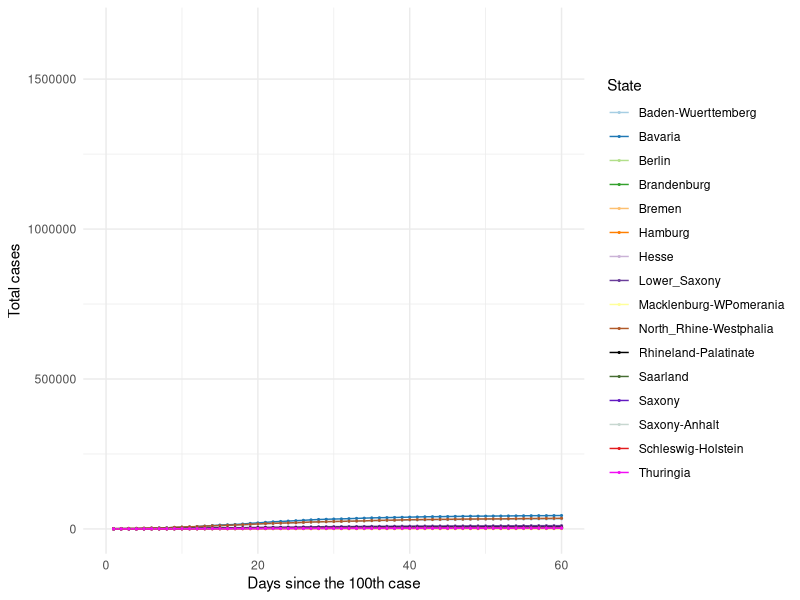
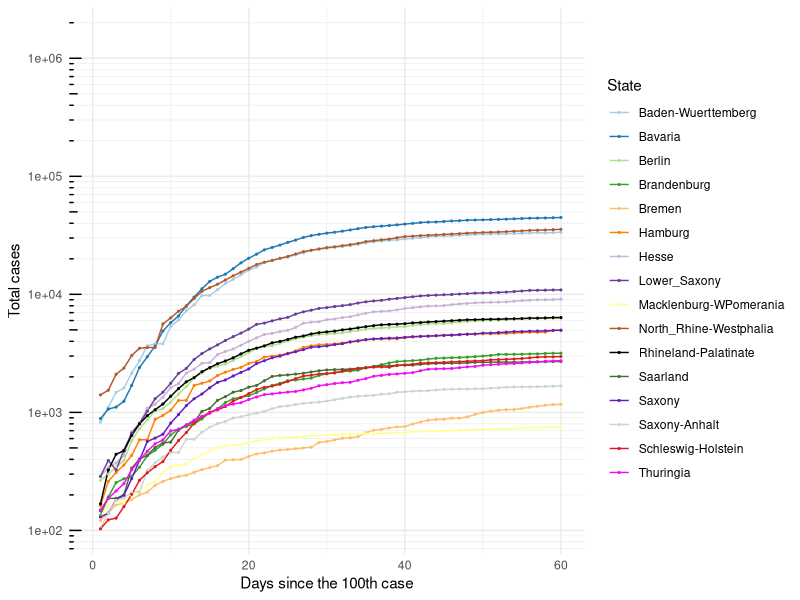
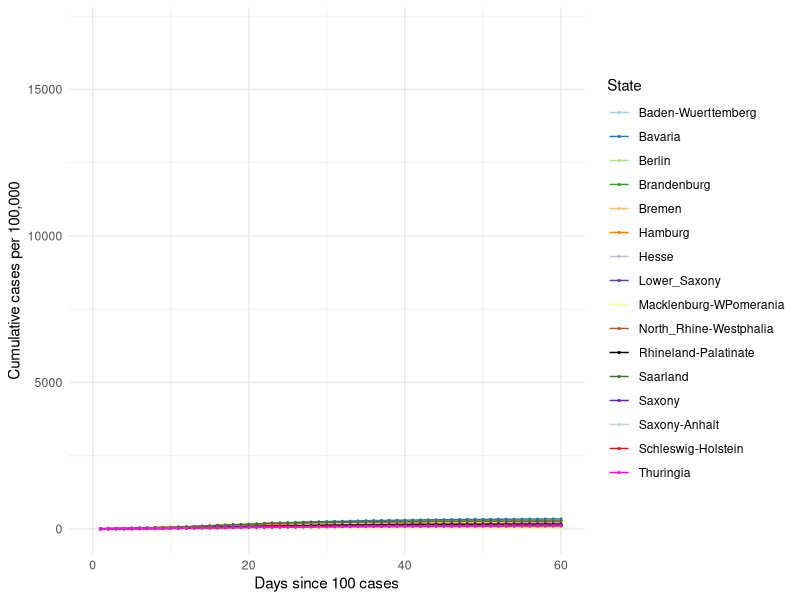
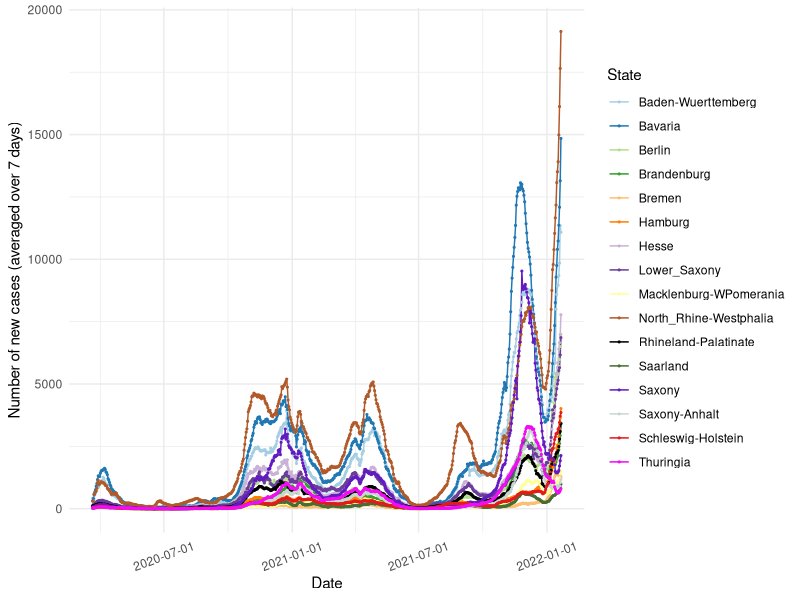
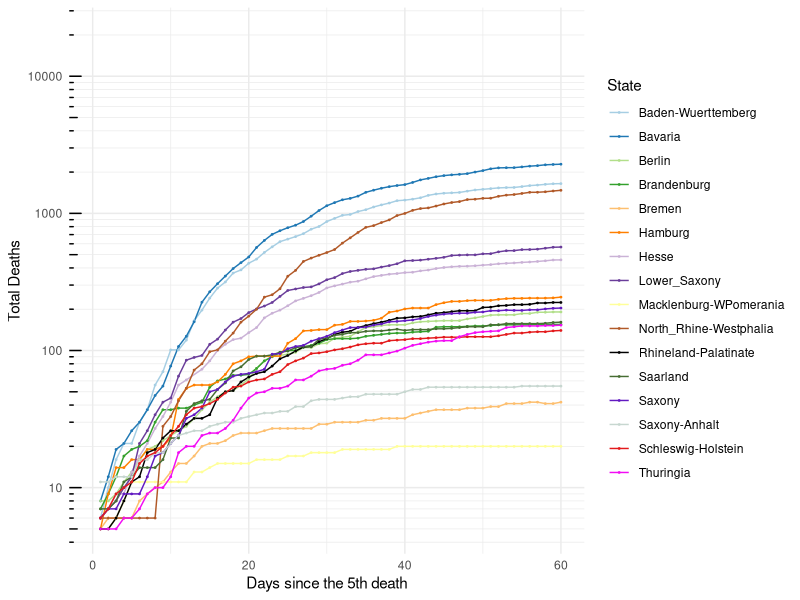
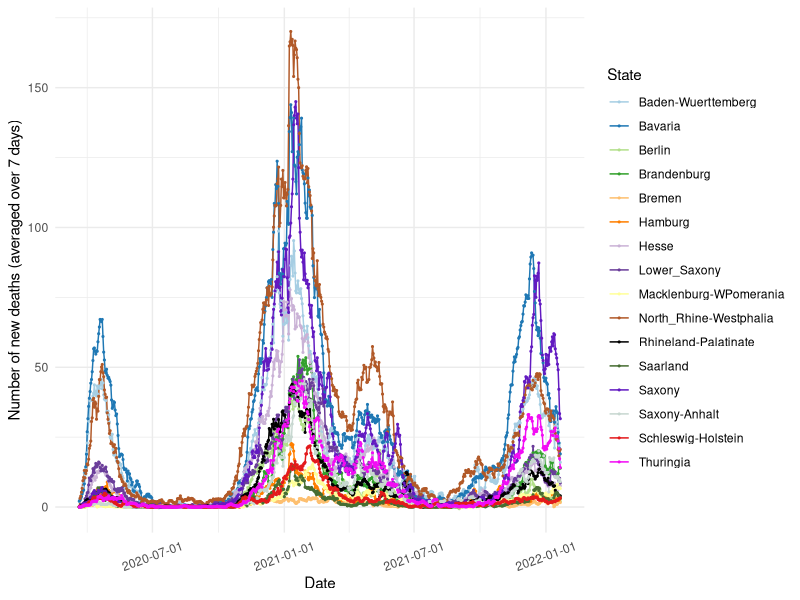

Reproduce these figures in R, in order.
## ---- chunk 1

knitr::opts_chunk$set(echo=TRUE, collapse = TRUE)

libload<-function(...) {
    libs<-unlist(list(...))
    req<-unlist(lapply(libs,require,character.only=TRUE))
    need<-libs[req==FALSE]
    if(length(need)>0){ 
        install.packages(need, repos = "https://ftp.fau.de/cran/")
        lapply(need, require, character.only=TRUE)
    }
}
packages <- c("data.table", "ggplot2", "dplyr", "stats", "RColorBrewer", "readr", "here", "scales")
libload(packages)


`%notin%` <- function(x,y) !(x %in% y) 
cumulative.cases <- read_csv(here("static", "data", "Germany10States.csv"))
germany.16states <- read_csv(here("static", "data", "Germany16States.csv"))

colors16 <- c('#A6CEE3', '#1F78B4', '#B2DF8A', '#33A02C',
              '#FDBF6F', '#FF7F00', '#CAB2D6', 
              '#6A3D9A', '#FFFF99', '#B15928', '#000000', '#466D32',
              '#621AC1', '#C7D7D0', '#E31A1C','#F20CF4', '#123456')

## ---- chunk 2

## 10 States with the highest cumulative cases ##
#################################################

#states.filter <- cumulative.cases[cumulative.cases$Days_100 > 0,]
#states.sel <- unique(states.filter$State)

# Choose all the data points for the selected countries starting from Days_100 > 0
#states.final <- cumulative.cases[cumulative.cases$Days_100 > 0,]
states.final <- germany.16states[germany.16states$Days_100 > 0,]

# Plot 1 == Linear scale for total number of cases
cum.plot <- ggplot(data=states.final, aes(x=Days_100, y=Total_Cases, group=State, color=State)) +
            geom_line() + geom_point(size = 0.4) +     
          #  scale_color_brewer(palette = 'Paired') + 
            scale_colour_manual(name= "State", values= colors16) +
            scale_x_continuous('Days since the 100th case', limits=c(0,60)) + 
            scale_y_continuous("Total cases") + 
            #ggtitle('Linear scale') +
            theme_minimal()

print(cum.plot) 

## ---- chunk 3

## Logarithmic scale ##
#######################

base_breaks <- function(n = 10){
  function(x) {
    axisTicks(log10(range(x, na.rm = TRUE)), log = TRUE, n = n)
  }
}

logbreaks <- 10^(-10:10)
logminor_breaks <- rep(1:9, 21)*(10^rep(-10:10, each=9))

cum.plot2 <- ggplot(data=states.final, aes(x=Days_100, y=Total_Cases, group=State, color=State)) +
             geom_line() + geom_point(size=0.4) + 
          #   scale_color_brewer(palette = 'Paired') +
             scale_colour_manual(name= "State", values= colors16) +
             scale_x_continuous(name='Days since the 100th case', limits=c(0,60)) + 
             scale_y_continuous(name="Total cases", trans = 'log10', breaks = logbreaks, minor_breaks = logminor_breaks) +
             annotation_logticks(sides="l") + 
             #ggtitle('Logarithmic scale') +
             theme_minimal()

print(cum.plot2)

## ---- chunk 4

#states16.filter <- germany.16states[germany.16states$Days_100 > 0,]
#states16.sel <- unique(states16.filter$State)

# Choose all the data points for the selected countries starting from Days_100 > 0
#states16.final <- states16.filter[states16.filter$State %in% states16.sel & states16.filter$Days_100 > 0,]

states16.final <- germany.16states[germany.16states$Days_100 > 0,]

# Plot 1 == Linear scale for total number of cases
per100.plot <- ggplot(data=states16.final, aes(x=Days_100, y=Per100, group=State, color=State)) +
            geom_line() + geom_point(size = 0.4) + 
            # scale_color_brewer(palette = 'Paired') +
            scale_colour_manual(name= "State", values= colors16) +
            scale_x_continuous('Days since 100 cases', limits=c(0,60)) + 
            scale_y_continuous("Cumulative cases per 100,000") + 
            #ggtitle('Linear scale') +
            theme_minimal()

print(per100.plot)

## ---- chunk 5
#new.cases <- read_csv(here("static", "data", "GermanyNewCases10States.csv"))

new7days <- states.final[states.final$Avg_7days > 0,]
new7days$Dates <- as.Date(new7days$Dates)

newcase7.plot <- ggplot(data=new7days, aes(x=Dates, y=Avg_7days, group=State, color=State)) +
            geom_line() + geom_point(size = 0.4) + 
       #     scale_color_brewer(palette = 'Paired') +
            scale_colour_manual(name= "State", values= colors16) +
            scale_x_date(name='Date', labels=date_format('%Y-%m-%d')) + 
            scale_y_continuous(name="Number of new cases (averaged over 7 days)") + 
            #ggtitle('Linear scale') +
            theme_minimal() + theme(axis.text.x = element_text(angle=20, hjust=0.5, vjust=0.5))

print(newcase7.plot)
 
## ---- chunk 6
#num.deaths <- read_csv(here("static", "data", "GermanyTotalDeaths10States.csv"))

# Choose all the data points for the selected countries starting from Days_5 > 0
deaths.final <- states.final[states.final$DeathsDays_5 > 0,]

# Plot 1 == Linear scale for total number of cases
deaths.plot <- ggplot(data=deaths.final, aes(x=DeathsDays_5, y=Deaths, group=State, color=State)) +
   geom_line() + geom_point(size = 0.3) + 
  # scale_color_brewer(palette = 'Paired') +
   scale_colour_manual(name= "State", values= colors16) +
   scale_x_continuous('Days since the 5th death', limits=c(0,60)) + 
   scale_y_continuous("Total Deaths", trans = 'log10', breaks = logbreaks, 
                      minor_breaks = logminor_breaks) +
   annotation_logticks(sides="l") + 
   #ggtitle('Linear scale') +
   theme_minimal()

print(deaths.plot)

## ---- chunk 7
#new.cases <- read_csv(here("static", "data", "GermanyNewCases10States.csv"))

states.final$Dates <- as.Date(states.final$Dates)
death7days <- states.final
death7days <- death7days[death7days$Dates > as.Date('2020-03-20'),]

death7days.plot <- ggplot(data=death7days, aes(x=Dates, y=Death_7days, group=State, color=State)) +
            geom_line() + geom_point(size = 0.4) + 
       #     scale_color_brewer(palette = 'Paired') +
            scale_colour_manual(name= "State", values= colors16) +
            scale_x_date(name='Date', labels=date_format('%Y-%m-%d')) + 
            scale_y_continuous(name="Number of new deaths (averaged over 7 days)") + 
            #ggtitle('Linear scale') +
            theme_minimal() + theme(axis.text.x = element_text(angle=20, hjust=0.5, vjust=0.5))

print(death7days.plot)
 
